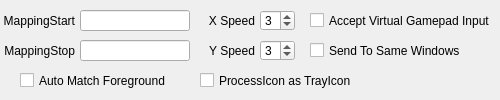
   <widget class="QWidget" name="mapping">
    <attribute name="title">
     <string>Mapping</string>
    </attribute>
    <widget class="QLineEdit" name="mappingStartKeyLineEdit">
     <property name="geometry">
      <rect>
       <x>80</x>
       <y>10</y>
       <width>110</width>
       <height>21</height>
      </rect>
     </property>
    </widget>
    <widget class="QLabel" name="mappingStartKeyLabel">
     <property name="geometry">
      <rect>
       <x>-6</x>
       <y>10</y>
       <width>81</width>
       <height>21</height>
      </rect>
     </property>
     <property name="text">
      <string>MappingStart</string>
     </property>
     <property name="alignment">
      <set>Qt::AlignmentFlag::AlignRight|Qt::AlignmentFlag::AlignTrailing|Qt::AlignmentFlag::AlignVCenter</set>
     </property>
    </widget>
    <widget class="QCheckBox" name="autoStartMappingCheckBox">
     <property name="geometry">
      <rect>
       <x>20</x>
       <y>70</y>
       <width>181</width>
       <height>21</height>
      </rect>
     </property>
     <property name="focusPolicy">
      <enum>Qt::FocusPolicy::NoFocus</enum>
     </property>
     <property name="text">
      <string>Auto Match Foreground</string>
     </property>
    </widget>
    <widget class="QSpinBox" name="mouseYSpeedSpinBox">
     <property name="geometry">
      <rect>
       <x>260</x>
       <y>40</y>
       <width>35</width>
       <height>21</height>
      </rect>
     </property>
     <property name="focusPolicy">
      <enum>Qt::FocusPolicy::ClickFocus</enum>
     </property>
     <property name="value">
      <number>3</number>
     </property>
    </widget>
    <widget class="QLabel" name="mouseXSpeedLabel">
     <property name="geometry">
      <rect>
       <x>194</x>
       <y>10</y>
       <width>61</width>
       <height>22</height>
      </rect>
     </property>
     <property name="text">
      <string>X Speed</string>
     </property>
     <property name="alignment">
      <set>Qt::AlignmentFlag::AlignRight|Qt::AlignmentFlag::AlignTrailing|Qt::AlignmentFlag::AlignVCenter</set>
     </property>
    </widget>
    <widget class="QSpinBox" name="mouseXSpeedSpinBox">
     <property name="geometry">
      <rect>
       <x>260</x>
       <y>10</y>
       <width>35</width>
       <height>21</height>
      </rect>
     </property>
     <property name="focusPolicy">
      <enum>Qt::FocusPolicy::ClickFocus</enum>
     </property>
     <property name="value">
      <number>3</number>
     </property>
    </widget>
    <widget class="QLabel" name="mouseYSpeedLabel">
     <property name="geometry">
      <rect>
       <x>194</x>
       <y>40</y>
       <width>61</width>
       <height>22</height>
      </rect>
     </property>
     <property name="text">
      <string>Y Speed</string>
     </property>
     <property name="alignment">
      <set>Qt::AlignmentFlag::AlignRight|Qt::AlignmentFlag::AlignTrailing|Qt::AlignmentFlag::AlignVCenter</set>
     </property>
    </widget>
    <widget class="QCheckBox" name="sendToSameTitleWindowsCheckBox">
     <property name="geometry">
      <rect>
       <x>310</x>
       <y>40</y>
       <width>181</width>
       <height>21</height>
      </rect>
     </property>
     <property name="focusPolicy">
      <enum>Qt::FocusPolicy::NoFocus</enum>
     </property>
     <property name="text">
      <string>Send To Same Windows</string>
     </property>
    </widget>
    <widget class="QLabel" name="mappingStopKeyLabel">
     <property name="geometry">
      <rect>
       <x>-6</x>
       <y>40</y>
       <width>81</width>
       <height>21</height>
      </rect>
     </property>
     <property name="text">
      <string>MappingStop</string>
     </property>
     <property name="alignment">
      <set>Qt::AlignmentFlag::AlignRight|Qt::AlignmentFlag::AlignTrailing|Qt::AlignmentFlag::AlignVCenter</set>
     </property>
    </widget>
    <widget class="QLineEdit" name="mappingStopKeyLineEdit">
     <property name="geometry">
      <rect>
       <x>80</x>
       <y>40</y>
       <width>110</width>
       <height>21</height>
      </rect>
     </property>
    </widget>
    <widget class="QCheckBox" name="acceptVirtualGamepadInputCheckBox">
     <property name="geometry">
      <rect>
       <x>310</x>
       <y>10</y>
       <width>181</width>
       <height>21</height>
      </rect>
     </property>
     <property name="focusPolicy">
      <enum>Qt::FocusPolicy::NoFocus</enum>
     </property>
     <property name="text">
      <string>Accept Virtual Gamepad Input</string>
     </property>
    </widget>
    <widget class="QCheckBox" name="ProcessIconAsTrayIconCheckBox">
     <property name="geometry">
      <rect>
       <x>200</x>
       <y>70</y>
       <width>181</width>
       <height>21</height>
      </rect>
     </property>
     <property name="focusPolicy">
      <enum>Qt::FocusPolicy::NoFocus</enum>
     </property>
     <property name="text">
      <string>ProcessIcon as TrayIcon</string>
     </property>
    </widget>
   </widget>
